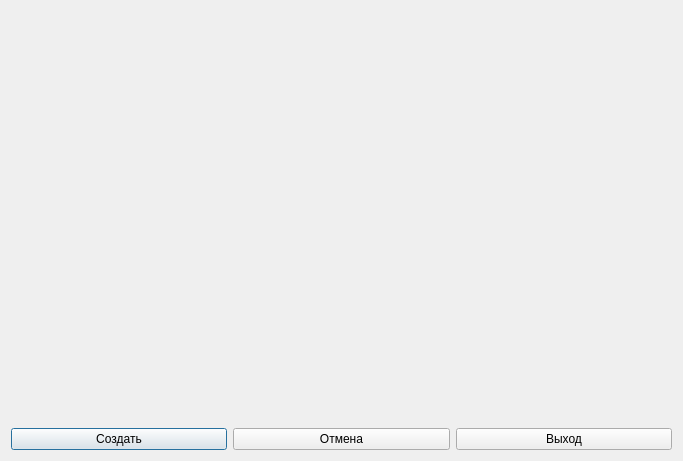
<?xml version="1.0" encoding="UTF-8"?>
<ui version="4.0">
 <class>CreatePropertyDialog</class>
 <widget class="QDialog" name="CreatePropertyDialog">
  <property name="geometry">
   <rect>
    <x>0</x>
    <y>0</y>
    <width>683</width>
    <height>461</height>
   </rect>
  </property>
  <property name="windowTitle">
   <string>CreatePropertyDialog</string>
  </property>
  <layout class="QGridLayout" name="gridLayout_2" rowstretch="1,0">
   <item row="0" column="0">
    <widget class="QWidget" name="content" native="true">
     <layout class="QGridLayout" name="gridLayout"/>
    </widget>
   </item>
   <item row="1" column="0">
    <layout class="QHBoxLayout" name="horizontalLayout">
     <item>
      <widget class="QPushButton" name="createButton">
       <property name="text">
        <string>Создать</string>
       </property>
      </widget>
     </item>
     <item>
      <widget class="QPushButton" name="cancelButton">
       <property name="text">
        <string>Отмена</string>
       </property>
      </widget>
     </item>
     <item>
      <widget class="QPushButton" name="exitButton">
       <property name="text">
        <string>Выход</string>
       </property>
      </widget>
     </item>
    </layout>
   </item>
  </layout>
 </widget>
 <resources/>
 <connections/>
</ui>
